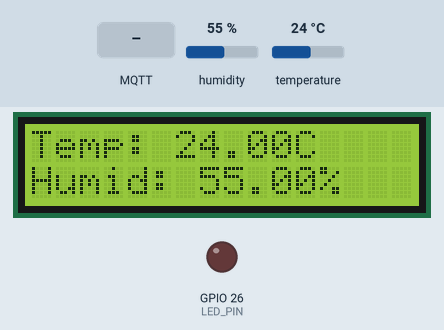
Recording of a program running on a simulated ESP32. On the bench: 16×2 character LCD, output pins drawn as LEDs (lit = HIGH). Inputs (shaded band) come from the test bench; at power-on: humidity 55 %, temperature 24 °C. WiFi joins after 1.5 s; servers stay silent unless stated; random numbers use the default seed unless the program sets one; no MQTT or app messages arrive unless stated; what the program prints to the serial monitor is not drawn.

Above: at 2.7 s.
2.8 s: MQTT message "on" arrives on the first subscribed topic
At 3.2 s:
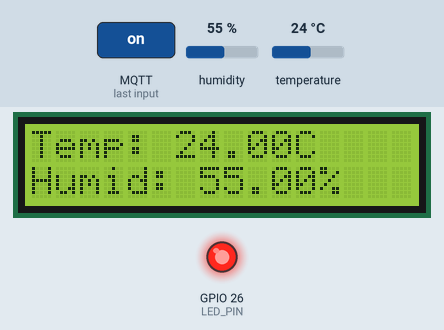
4.3 s: humidity set to 22 %
At 7.0 s:
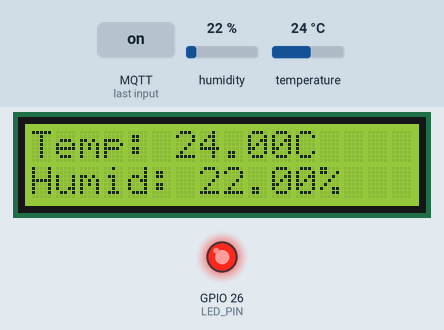
7.5 s: temperature set to 12 °C
At 11.2 s:
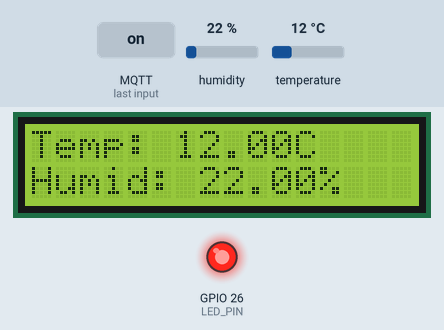
11.5 s: MQTT message "off" arrives on the first subscribed topic
At 12.2 s:
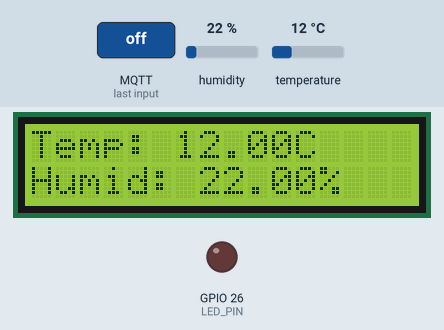
13.0 s: humidity set to 40 %
At 14.5 s:
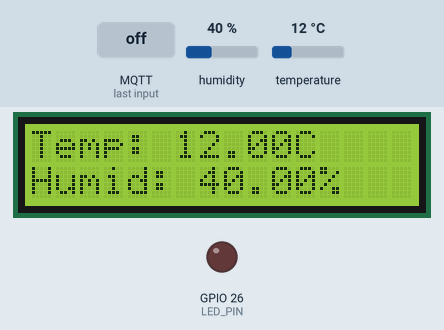
15.5 s: MQTT message "1" arrives on the first subscribed topic
At 16.4 s:
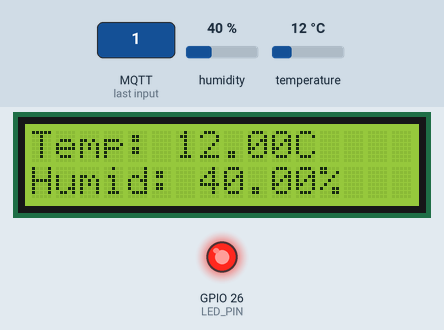
Timing chart, 0 to 18.0 s (numbered marks = the images above; inputs shaded):
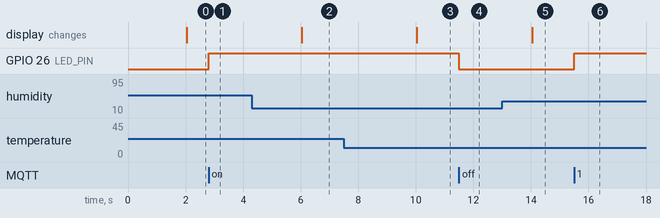

The program:

main.cpp
```cpp
#include <Arduino.h>
#include <WiFi.h>
#include <PubSubClient.h>
#include <DHT.h>
#include <LiquidCrystal_I2C.h>

const char* ssid = "Wokwi-GUEST";
const char* password = "";
const char* mqtt_server = "broker.emqx.io";

#define DHTPIN 15
#define DHTTYPE DHT22
#define LED_PIN 26

const char* topic_temp = "esp32/test/temp";
const char* topic_humid = "esp32/test/humid";
const char* topic_led = "esp32/test/led";

WiFiClient espClient;
PubSubClient client(espClient);
DHT dht(DHTPIN, DHTTYPE);
LiquidCrystal_I2C lcd(0x27, 16, 2);

unsigned long lastMsg = 0;

void setup_wifi() {
  delay(10);
  Serial.println();
  Serial.print("Connecting to ");
  Serial.println(ssid);
  WiFi.begin(ssid, password);
  while (WiFi.status() != WL_CONNECTED) {
    delay(500);
    Serial.print(".");
  }
  Serial.println("");
  Serial.println("WiFi connected");
  Serial.println("IP address: ");
  Serial.println(WiFi.localIP());
}

// Hàm nhận dữ liệu từ Broker (Điều khiển LED)
void callback(char* topic, byte* payload, unsigned int length) {
  Serial.print("Message arrived [");
  Serial.print(topic);
  Serial.print("]: ");

  String message = "";
  for (int i = 0; i < length; i++) {
    message += (char)payload[i];
  }
  Serial.println(message);

  // Kiểm tra topic và nội dung để bật tắt LED
  if (String(topic) == topic_led) {
    if (message == "on" || message == "1") {
      digitalWrite(LED_PIN, HIGH);
      Serial.println("LED ON");
    } else if (message == "off" || message == "0") {
      digitalWrite(LED_PIN, LOW);
      Serial.println("LED OFF");
    }
  }
}

// Hàm kết nối lại MQTT
void reconnect() {
  while (!client.connected()) {
    Serial.print("Attempting MQTT connection...");
    String clientId = "ESP32Client-";
    clientId += String(random(0xffff), HEX);

    if (client.connect(clientId.c_str())) {
      Serial.println("connected");
      // Đăng ký nhận tin nhắn điều khiển LED
      client.subscribe(topic_led);
    } else {
      Serial.print("failed, rc=");
      Serial.print(client.state());
      Serial.println(" try again in 5 seconds");
      delay(5000);
    }
  }
}

void setup() {
  Serial.begin(115200);
  pinMode(LED_PIN, OUTPUT);

  // Khởi động DHT và LCD
  dht.begin();
  lcd.init();
  lcd.backlight();

  setup_wifi();
  client.setServer(mqtt_server, 1883);
  client.setCallback(callback);
}

void loop() {
  // 1. Kiểm tra kết nối MQTT
  if (!client.connected()) {
    reconnect();
  }
  client.loop();

  // 2. Gửi dữ liệu định kỳ
  unsigned long now = millis();
  if (now - lastMsg > 2000) {
    lastMsg = now;

    // Đọc dữ liệu từ cảm biến
    float h = dht.readHumidity();
    float t = dht.readTemperature();

    // Kiểm tra lỗi đọc cảm biến
    if (isnan(h) || isnan(t)) {
      Serial.println("Failed to read from DHT sensor!");
      return;
    }

    // Hiển thị lên LCD
    lcd.setCursor(0, 0);
    lcd.print("Temp: " + String(t, 2) + "C   ");
    lcd.setCursor(0, 1);
    lcd.print("Humid: " + String(h, 2) + "%   ");

    String jsonPayload = "{\"temp\": " + String(t, 2) + ", \"humid\": " + String(h, 2) + "}";

    client.publish("esp32/test/all", jsonPayload.c_str());

    Serial.println(jsonPayload);
  }
}
```

Measured:
- after the input at 2.8 s, GPIO 26 (LED_PIN): LOW → HIGH at once
- after the input at 4.3 s, the display: changes after 1.7 s (image 2)
- after the input at 7.5 s, the display: changes after 2.5 s (image 3)
- after the input at 11.5 s, GPIO 26 (LED_PIN): HIGH → LOW at once
- after the input at 13.0 s, the display: changes after 1.0 s (image 5)
- after the input at 15.5 s, GPIO 26 (LED_PIN): LOW → HIGH at once
